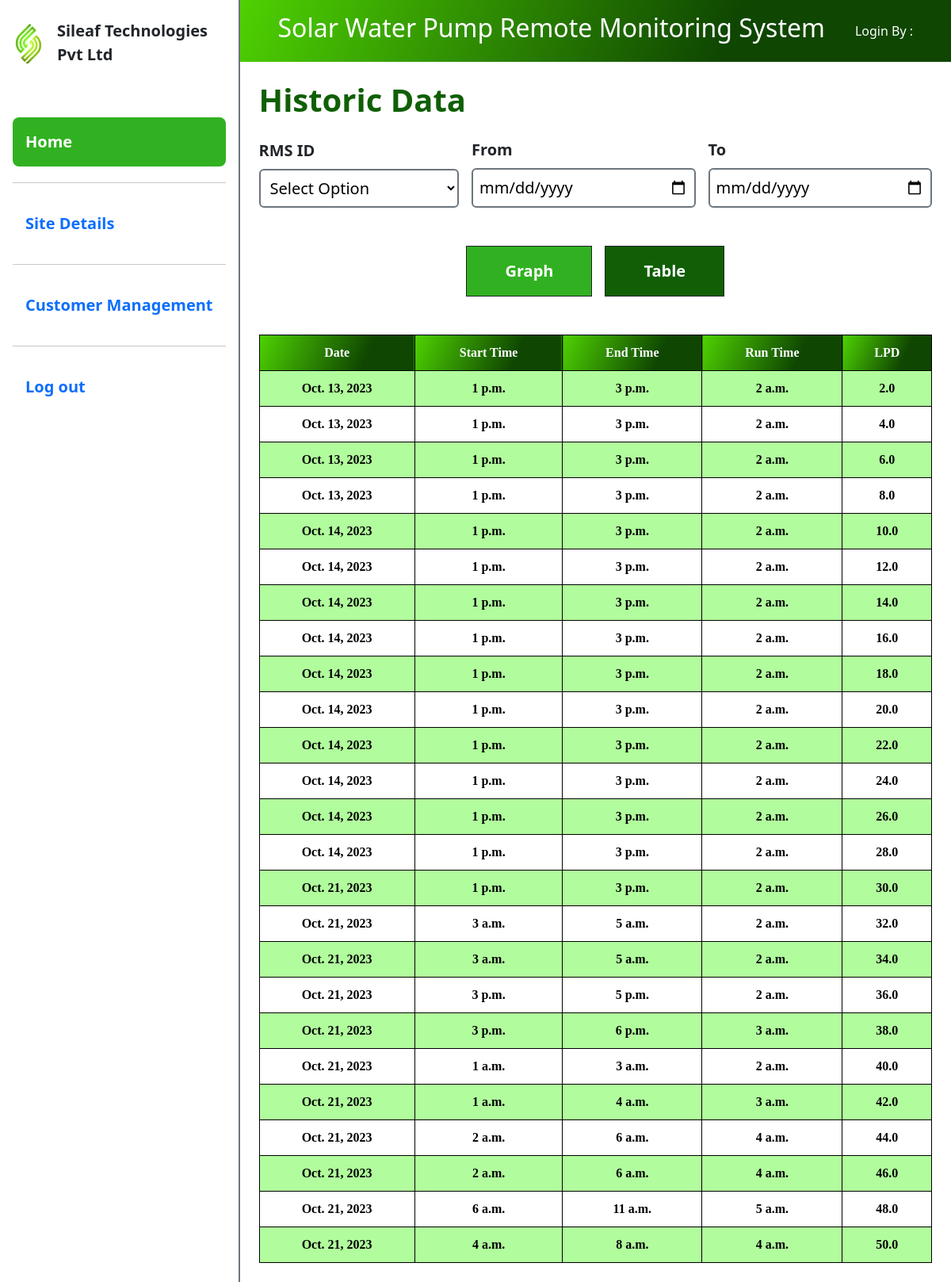
The app's page /history_table/rms/, older data.
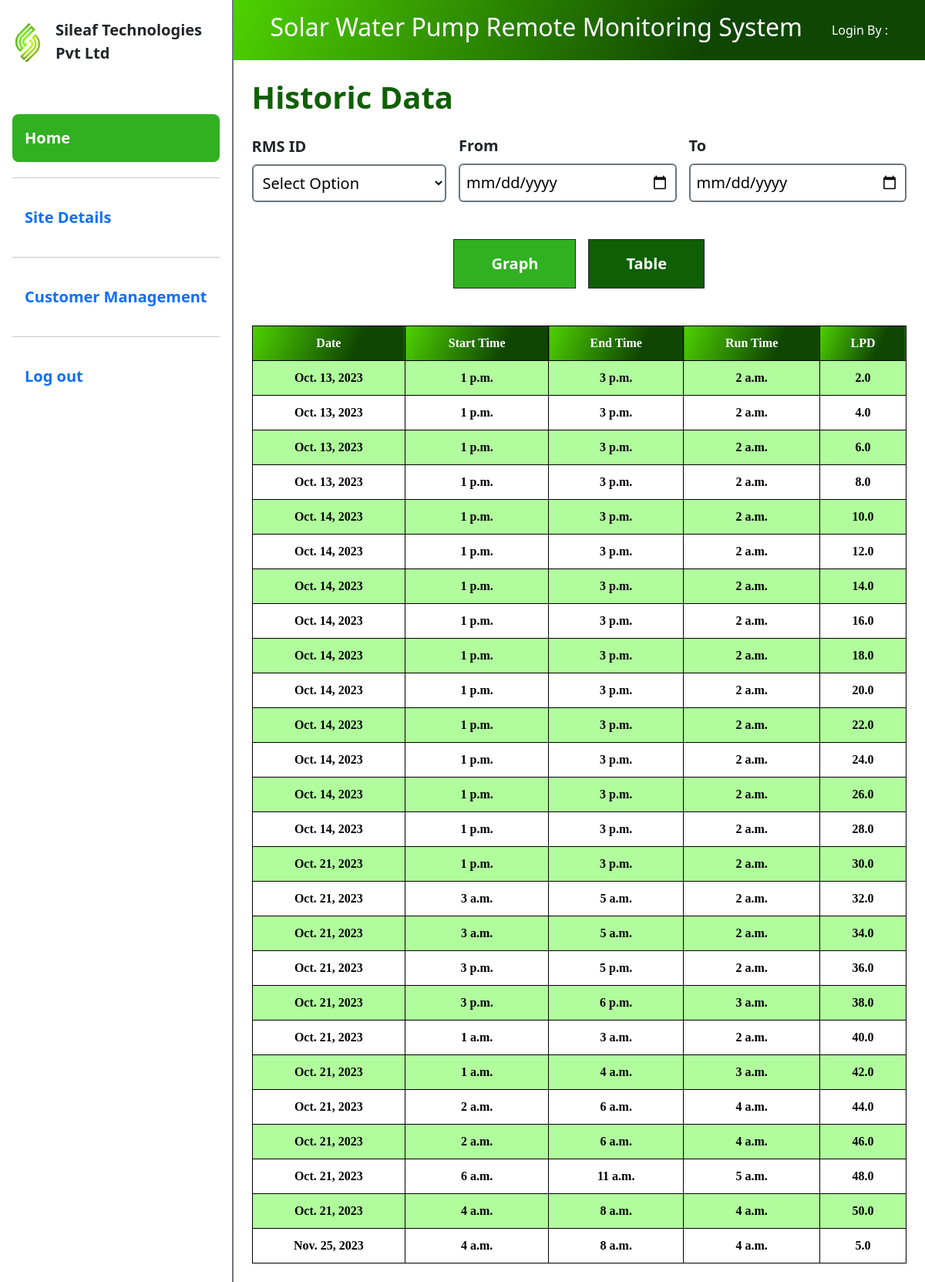
The same page, newer data.
### node/models.py (models this page shows)
class water_tank_records(models.Model): # this is for storing one all post request
    rms = models.CharField(max_length=300,blank=True,null=True)
    cumulative_lpd = models.FloatField(max_length=300,blank=True,null=True)
    current_lpm = models.FloatField(max_length=300,blank=True,null=True)
    voltage = models.FloatField(max_length=300,blank=True,null=True)
    current = models.FloatField(max_length=300,blank=True,null=True)
    power = models.FloatField(max_length=300,blank=True,null=True)
    wattage = models.FloatField(max_length=300,blank=True,null=True)
    present_lpm = models.FloatField(max_length=300,blank=True,null=True)
    start_time = models.TimeField(blank=True,null=True)
    stop_time = models.TimeField(blank=True,null=True)
    run_time_today = models.TimeField(blank=True,null=True)
    signal_strength = models.CharField(max_length=300,blank=True,null=True)
    time = models.TimeField(auto_now=True,blank=True,null=True)
    date = models.DateField(auto_now=True,blank=True,null=True)

### node/views.py (the view)
# urls.py: path("history_table/<str:rms>/",views.history_table,name='history_table'),
def history_table(request,rms):
    data =  water_tank_records.objects.filter(rms=rms).reverse()
    data2 =  water_tank.objects.all()
    return render(request,'tableHistoricData.html',{"data":data,"data2":data2})

### templates/tableHistoricData.html (shortened to what the changed rows need)
{% load static %}
<!DOCTYPE html>
<html lang="en">
<head>
  <link rel="stylesheet" href="{% static 'styles.css' %}">
  <link href="https://cdn.jsdelivr.net/npm/bootstrap@5.3.2/dist/css/bootstrap.min.css" rel="stylesheet" />
</head>
<body>
  <div class="container-fluid d-flex flex-column flex-md-row p-0" style="min-height: 100vh;">
    <div class="w-100 h-100" style="max-height: 100vh; overflow-y: scroll;">
      <div class="100">
        <div class="w-100 d-md-flex align-items-center justify-content-between gap-3 py-3 px-3 px-md-5 text-white" style="background: linear-gradient(114.3deg, rgb(78, 209, 2) 0.2%, rgb(15, 70, 1) 68.5%);">
            <h2>Solar Water Pump Remote Monitoring System</h2>
        </div>
      </div>
      <div class="w-100 p-4">
        <div class="w-100">
          <h2 class="w-100 fs-1 fw-semibold mb-4" style="color: #105f05;">Historic Data</h2>
          <div class="w-100 table-responsive">
            <table class="w-100 tableData mx-0">
              <tr>
                <th>Date</th>
                <th>Start Time</th>
                <th>End Time</th>
                <th>Run Time</th>
                <th>LPD</th>
              </tr>
              {% for i in data %}
              <tr>
                <td>{{i.date}}</td>
                <td>{{i.start_time}}</td>
                <td>{{i.stop_time}}</td>
                <td>{{i.run_time_today }}</td>
                <td>{{i.cumulative_lpd }}</td>
              </tr>
              {% endfor %}
            </table>
          </div>
      </div>
    </div>
  </div>
</body>
</html>

Row changes from the older to the newer data that the page shows:
added water_tank_records: date "Nov. 25, 2023", start_time "4 a.m.", stop_time "8 a.m.", run_time_today "4 a.m.", cumulative_lpd "5.0"
